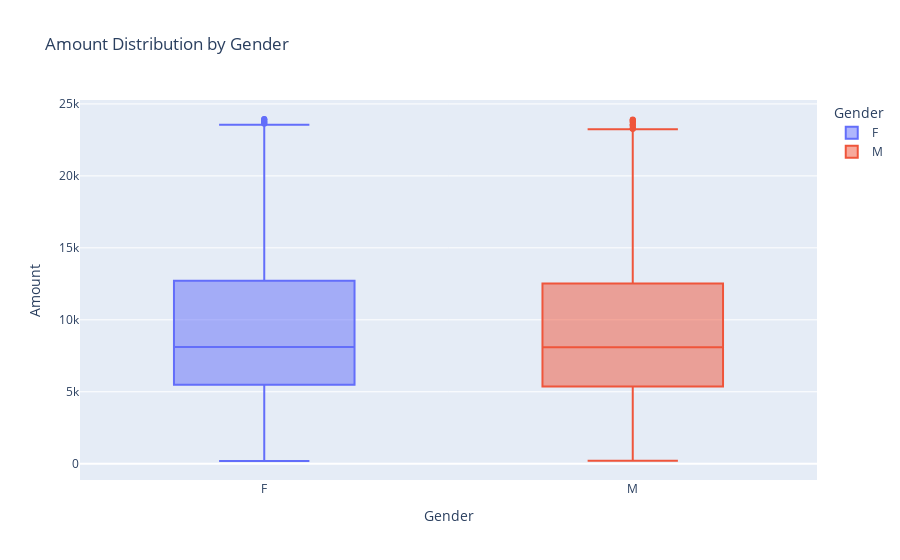

Notebook cell for this chart:
### Code cell
px.box(df, x='Gender', y='Amount', color='Gender', 
       title='Amount Distribution by Gender')

### Figure 1 — Plotly figure (JSON) as saved in the notebook; plotly's stock layout.template omitted (floating-point values rounded to 4 significant figures; data arrays with more than 128 entries replaced by an {"elided": "..."} marker saying what was removed)
{"data": [{"alignmentgroup": "True", "hovertemplate": "Gender=%{x}<br>Amount=%{y}<extra></extra>", "legendgroup": "F", "marker": {"color": "#636efa"}, "name": "F", "notched": false, "offsetgroup": "F", "orientation": "v", "showlegend": true, "type": "box", "x": {"elided": "7842 str values"}, "x0": " ", "xaxis": "x", "y": {"elided": "7842 float values"}, "y0": " ", "yaxis": "y"}, {"alignmentgroup": "True", "hovertemplate": "Gender=%{x}<br>Amount=%{y}<extra></extra>", "legendgroup": "M", "marker": {"color": "#EF553B"}, "name": "M", "notched": false, "offsetgroup": "M", "orientation": "v", "showlegend": true, "type": "box", "x": {"elided": "3409 str values"}, "x0": " ", "xaxis": "x", "y": {"elided": "3409 float values"}, "y0": " ", "yaxis": "y"}], "layout": {"boxmode": "overlay", "legend": {"title": {"text": "Gender"}, "tracegroupgap": 0}, "title": {"text": "Amount Distribution by Gender"}, "xaxis": {"anchor": "y", "categoryarray": ["F", "M"], "categoryorder": "array", "domain": [0, 1], "title": {"text": "Gender"}}, "yaxis": {"anchor": "x", "domain": [0, 1], "title": {"text": "Amount"}}}}
